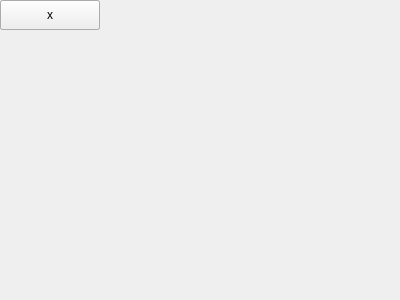
<?xml version="1.0" encoding="UTF-8"?>
<ui version="4.0">
 <class>Form</class>
 <widget class="QMainWindow" name="Form">
  <property name="geometry">
   <rect>
    <x>0</x>
    <y>0</y>
    <width>400</width>
    <height>300</height>
   </rect>
  </property>
  <property name="windowTitle">
   <string>Form</string>
  </property>
  <layout class="QVBoxLayout" name="verticalLayout_2">
   <item>
    <layout class="QVBoxLayout" name="verticalLayout">
     <item>
      <layout class="QHBoxLayout" name="horizontalLayout">
       <item>
        <spacer name="horizontalSpacer">
         <property name="orientation">
          <enum>Qt::Horizontal</enum>
         </property>
         <property name="sizeHint" stdset="0">
          <size>
           <width>40</width>
           <height>20</height>
          </size>
         </property>
        </spacer>
       </item>
       <item>
        <widget class="QPushButton" name="pushButton">
         <property name="sizePolicy">
          <sizepolicy hsizetype="Minimum" vsizetype="Fixed">
           <horstretch>0</horstretch>
           <verstretch>0</verstretch>
          </sizepolicy>
         </property>
         <property name="text">
          <string>.</string>
         </property>
        </widget>
       </item>
       <item>
        <widget class="QPushButton" name="pushButton_2">
         <property name="text">
          <string>x</string>
         </property>
        </widget>
       </item>
      </layout>
     </item>
     <item>
      <spacer name="verticalSpacer">
       <property name="orientation">
        <enum>Qt::Vertical</enum>
       </property>
       <property name="sizeHint" stdset="0">
        <size>
         <width>20</width>
         <height>40</height>
        </size>
       </property>
      </spacer>
     </item>
    </layout>
   </item>
  </layout>
 </widget>
 <resources/>
 <connections/>
</ui>
